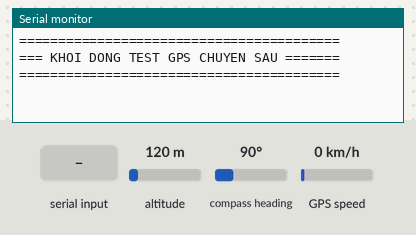
The sketch below on a simulated ESP32. Shown: the last lines printed to the serial monitor. The test bench sets the inputs (shaded band); at power-on: altitude 120 m, compass heading 90°, GPS speed 0 km/h. The GPS gets a fix after 3 s at 37.7749, -122.4194 with 8 satellites.

Above: at 1.2 s.
1.3 s: altitude set to 20 m
At 3.0 s:
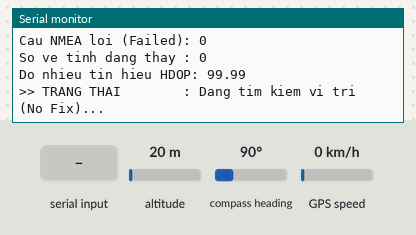
3.5 s: "1" received over the second serial link
7.5 s: compass heading set to 7°
At 8.6 s:
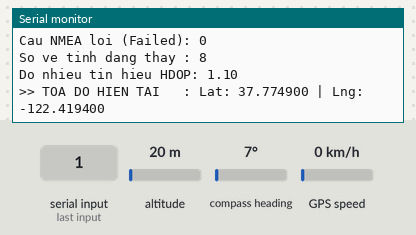

The sketch:

testgps.ino
```cpp
#include <TinyGPS++.h>

// =====================================================
// ĐỊNH NGHĨA CHÂN KẾT NỐI
// =====================================================
#define GPS_RX_PIN    16
#define GPS_TX_PIN    4

HardwareSerial SerialGPS(2);
TinyGPSPlus gps;

unsigned long lastPrint = 0;

void setup() {
  Serial.begin(115200);

  // Khởi tạo giao tiếp với module GPS
  SerialGPS.begin(9600, SERIAL_8N1, GPS_RX_PIN, GPS_TX_PIN);

  Serial.println("=========================================");
  Serial.println("=== KHOI DONG TEST GPS CHUYEN SAU =======");
  Serial.println("=========================================");
}

void loop() {
  // Đọc dữ liệu từ GPS và đẩy vào bộ giải mã
  while (SerialGPS.available() > 0) {
    gps.encode(SerialGPS.read());
  }

  // Cứ mỗi 2 giây, in ra báo cáo thống kê chi tiết một lần
  if (millis() - lastPrint > 2000) {
    Serial.println("\n--- BAO CAO DEBUG DIAGNOSTIC ---");

    // 1. Thống kê đường truyền vật lý (UART)
    Serial.print("Tong so byte da nhan : ");
    Serial.println(gps.charsProcessed());

    Serial.print("Cau NMEA hop le      : ");
    Serial.println(gps.passedChecksum());

    Serial.print("Cau NMEA loi (Failed): ");
    Serial.println(gps.failedChecksum());

    // 2. Thống kê kết nối vệ tinh
    Serial.print("So ve tinh dang thay : ");
    Serial.println(gps.satellites.value());

    // HDOP (Horizontal Dilution of Precision) - Độ suy giảm độ chính xác theo phương ngang
    // Giá trị < 1: Lý tưởng | 1-2: Tuyệt vời | 2-5: Tốt | > 5: Kém (sẽ sai số nhiều)
    Serial.print("Do nhieu tin hieu HDOP: ");
    if (gps.hdop.isValid()) {
      Serial.println(gps.hdop.hdop());
    } else {
      Serial.println("Chua xac dinh");
    }

    // 3. Trạng thái chốt tọa độ
    if (gps.location.isValid()) {
      Serial.print(">> TOA DO HIEN TAI   : Lat: ");
      Serial.print(gps.location.lat(), 6);
      Serial.print(" | Lng: ");
      Serial.println(gps.location.lng(), 6);
    } else {
      Serial.println(">> TRANG THAI        : Dang tim kiem vi tri (No Fix)...");
    }

    lastPrint = millis();
  }
}
```

Measured:
- after the input at 7.5 s, the serial monitor: prints a new line after 0.56 s (image 2)
